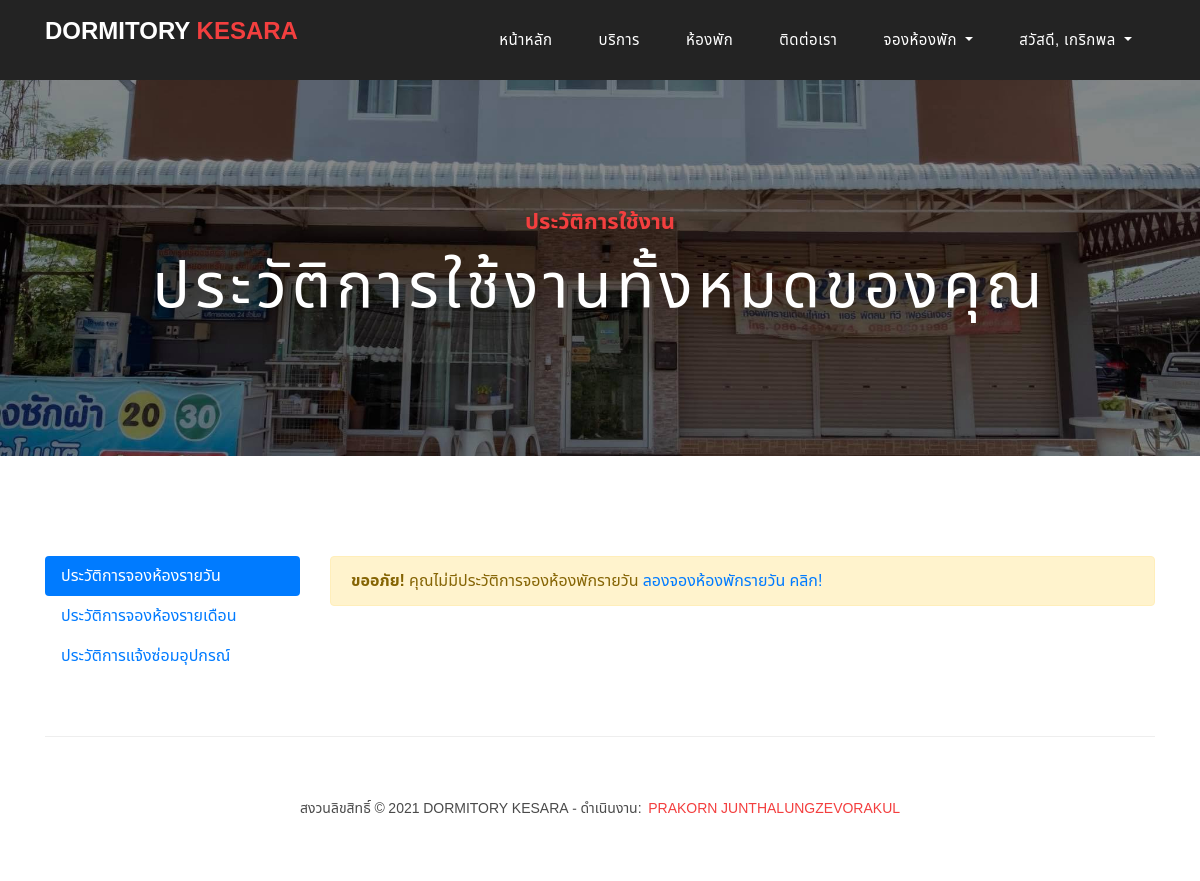
Before: /mybooking.php (signed in) with the older database file.
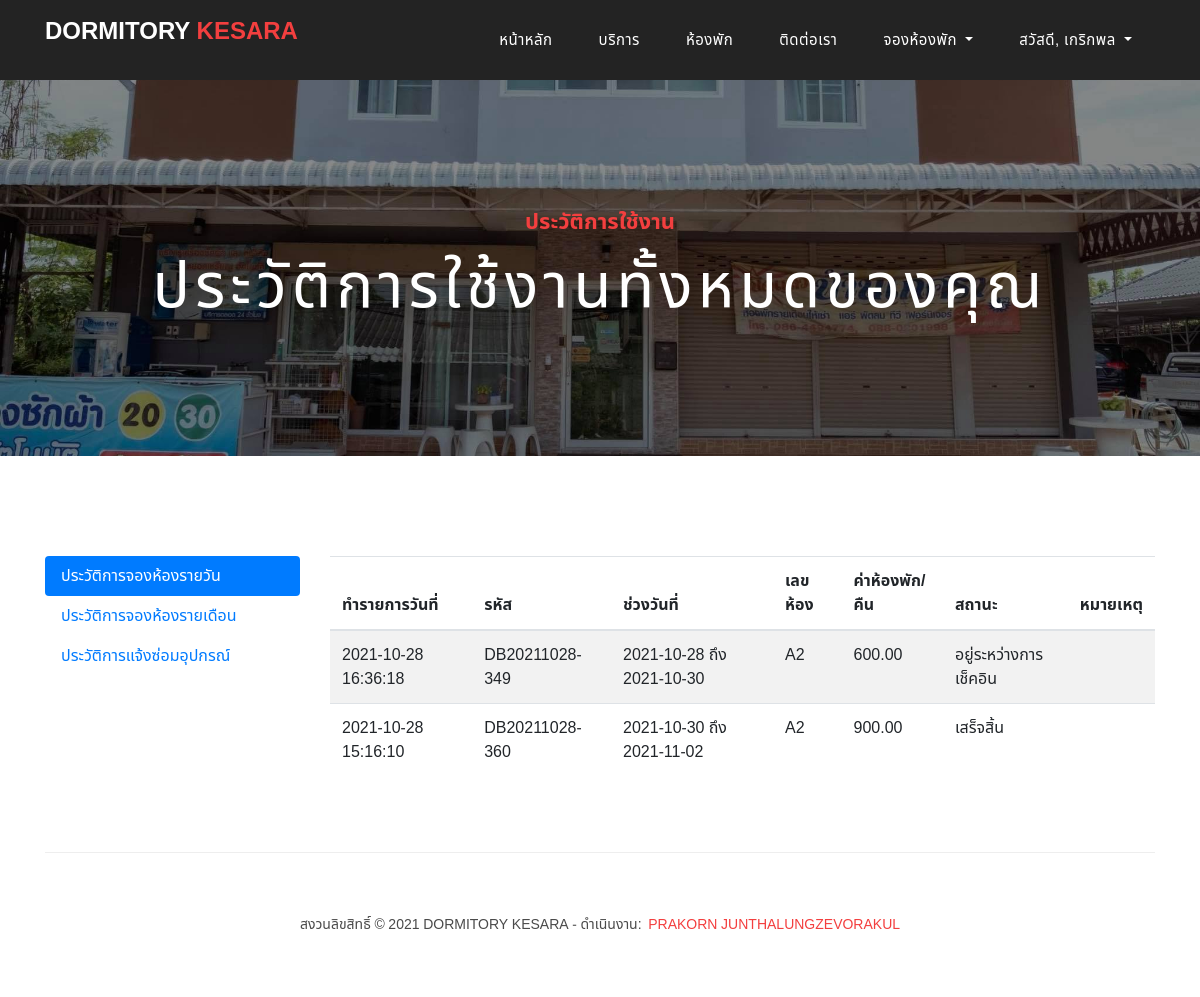
After: the same page with the newer database file.
### tables this page shows
CREATE TABLE `daily_books` (
  `id` varchar(255) NOT NULL COMMENT 'รหัส',
  `customer_username` varchar(255) NOT NULL COMMENT 'ชื่อผู้ใช้งานลูกค้า',
  `daterange` varchar(255) NOT NULL COMMENT 'ช่วงวันที่',
  `duration` int(11) NOT NULL COMMENT 'ระยะเวลา',
  `check_in` date NOT NULL COMMENT 'วันที่เช็คอิน',
  `check_out` date NOT NULL COMMENT 'วันที่เช็คเอาท์',
  `time` time NOT NULL COMMENT 'เวลา',
  `cost` decimal(10,2) NOT NULL COMMENT 'ค่าที่พัก',
  `check_in_datetime` datetime DEFAULT NULL COMMENT 'วันที่เข้าเช็คอิน',
  `check_out_datetime` datetime DEFAULT NULL COMMENT 'วันที่ออกเช็คเอาท์',
  `daily_room_id` varchar(255) DEFAULT NULL COMMENT 'เลขห้อง',
  `status` varchar(255) NOT NULL COMMENT 'สถานะ',
  `note` text NOT NULL COMMENT 'หมายเหตุ',
  `created` timestamp NOT NULL DEFAULT current_timestamp() COMMENT 'วันที่สร้างข้อมูล',
  `updated` timestamp NOT NULL DEFAULT current_timestamp() ON UPDATE current_timestamp() COMMENT 'อัพเดตล่าสุด'
);

### mybooking.php (the view, shortened to what this page needs)
<?php
require_once('api/connect.php');
$sql = "SELECT * FROM daily_books WHERE customer_username=? ORDER BY created DESC";
$stmt =  $pdo->prepare($sql);
$stmt->execute([$_SESSION['CUSTOMER_USERNAME']]);
$dailys = $stmt->fetchAll();
?>
<!DOCTYPE html>
<html lang="en">
<head>
    <?php require_once('layouts/head.php'); ?>
</head>
<body>
    <?php require_once('layouts/menu.php'); ?>
    <div class="page-heading contact-heading header-text">
        <div class="container">
            <div class="row">
                <div class="col-md-12">
                    <div class="text-content">
                        <h4>ประวัติการใช้งาน</h4>
                        <h2>ประวัติการใช้งานทั้งหมดของคุณ</h2>
                    </div>
                </div>
            </div>
        </div>
    </div>
    <div class="find-us">
        <div class="container">
            <div class="row">
                <div class="col-lg-3 col-12">
                    <div class="nav flex-column nav-pills" id="v-pills-tab" role="tablist" aria-orientation="vertical">
                        <a class="nav-link active" id="v-pills-daily-tab" data-toggle="pill" href="#v-pills-daily" role="tab" aria-controls="v-pills-daily" aria-selected="true">ประวัติการจองห้องรายวัน</a>
                        <a class="nav-link" id="v-pills-monthly-tab" data-toggle="pill" href="#v-pills-monthly" role="tab" aria-controls="v-pills-monthly" aria-selected="false">ประวัติการจองห้องรายเดือน</a>
                        <a class="nav-link" id="v-pills-repair-tab" data-toggle="pill" href="#v-pills-repair" role="tab" aria-controls="v-pills-repair" aria-selected="false">ประวัติการแจ้งซ่อมอุปกรณ์</a>
                    </div>
                </div>
                <div class="col-lg-9 col-12">
                    <div class="tab-content" id="v-pills-tabContent">
                        <div class="tab-pane fade show active" id="v-pills-daily" role="tabpanel" aria-labelledby="v-pills-daily-tab">
                            <?php if (count($dailys) > 0) : ?>
                                <div class="table-responsive">
                                    <table class="table table-striped">
                                        <thead>
                                            <tr>
                                                <th>ทำรายการวันที่</th>
                                                <th>รหัส</th>
                                                <th>ช่วงวันที่</th>
                                                <th>เลขห้อง</th>
                                                <th>ค่าห้องพัก/คืน</th>
                                                <th>สถานะ</th>
                                                <th>หมายเหตุ</th>
                                            </tr>
                                        </thead>
                                        <tbody>
                                            <?php foreach ($dailys as $daily) { ?>
                                                <tr>
                                                    <td><?= $daily['created'] ?></td>
                                                    <td><?= $daily['id'] ?></td>
                                                    <td><?= $daily['daterange'] ?></td>
                                                    <td><?= $daily['daily_room_id'] ?></td>
                                                    <td><?= $daily['cost'] ?></td>
                                                    <td><?= $daily['status'] ?></td>
                                                    <td><?= $daily['note'] ?></td>
                                                </tr>
                                            <?php } ?>
                                        </tbody>
                                    </table>
                                </div>
                            <?php else : ?>
                                <div class="alert alert-warning alert-dismissible fade show" role="alert">
                                    <strong>ขออภัย!</strong> คุณไม่มีประวัติการจองห้องพักรายวัน <a href="daily_book.php">ลองจองห้องพักรายวัน คลิก!</a>
                                </div>
                            <?php endif ?>
                        </div>
                    </div>
                </div>
            </div>
        </div>
    </div>
    <?php require_once('layouts/footer.php'); ?>
</body>
</html>

Changed rows visible on the page:
added daily_books: created "2021-10-28 16:36:18", id "DB20211028-349", daterange "2021-10-28 ถึง 2021-10-30", daily_room "A2", cost "600.00", status "อยู่ระหว่างการเช็คอิน"
added daily_books: created "2021-10-28 15:16:10", id "DB20211028-360", daterange "2021-10-30 ถึง 2021-11-02", daily_room "A2", cost "900.00", status "เสร็จสิ้น"
Other visible differences:
text no longer shown: "ขออภัย! คุณไม่มีประวัติการจองห้องพักรายวัน ลองจองห้องพักรายวัน คลิก!"
text now shown: "ทำรายการวันที่ รหัส ช่วงวันที่ เลขห้อง ค่าห้องพัก/คืน สถานะ หมายเหตุ"
